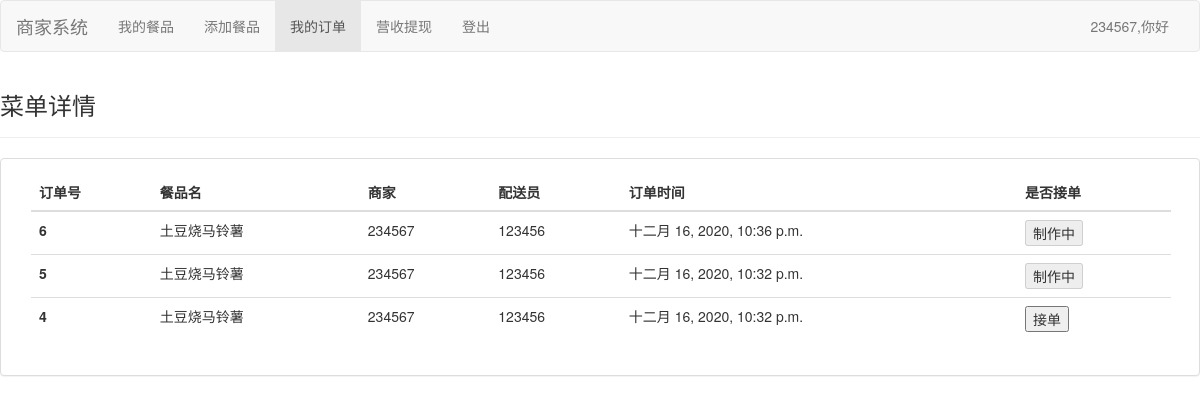
The app's page /MerchantSystem/dealItem/ (signed in), older data.
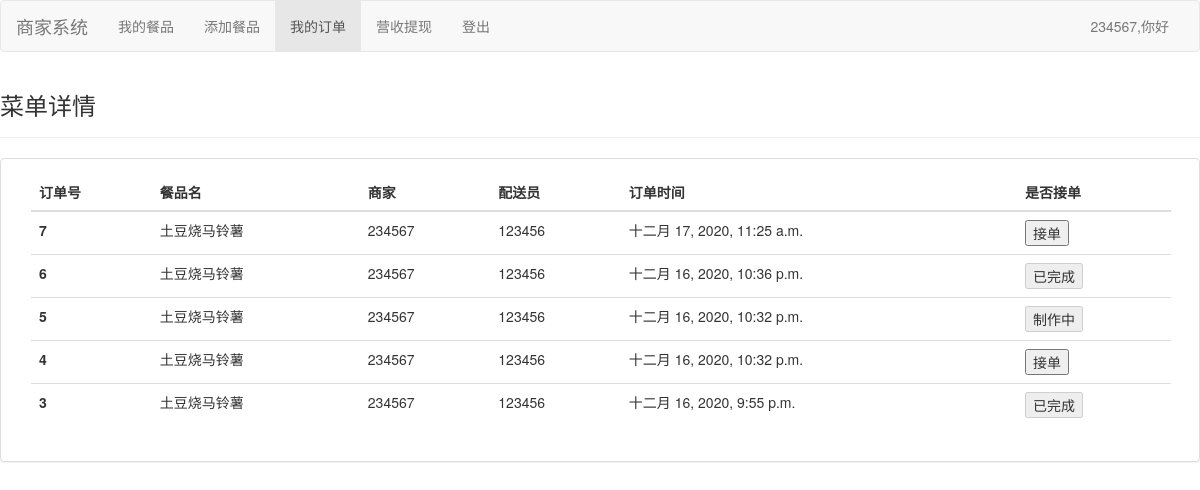
The same page, newer data.
### cmdb/models.py (models this page shows)
class Order(models.Model):
    _choice=[
        ('待支付','顾客已下单，未支付'),
        ('已支付','顾客已下单，已支付'),
        ('制作中','商家已接单'),
        ('配送中','配送员已接餐'),
        ('已完成','顾客已接餐'),
        ('已评价','顾客已接餐'),
    ]
    orderID = models.BigAutoField(primary_key=True,editable=False,verbose_name="订单号")
    createTime = models.DateTimeField(auto_created=True, auto_now=True, auto_now_add=False,verbose_name="生成时间")
    CustomerID = models.ForeignKey(Usr, verbose_name="顾客ID", on_delete=models.SET_NULL,related_name='CustomerID',null=True)
    MerchantID = models.ForeignKey(Usr, verbose_name="商家ID", on_delete=models.SET_NULL,related_name='MerchantID',null=True)
    DispatcherID = models.ForeignKey(Usr, verbose_name="送餐员ID", on_delete=models.SET_NULL,related_name='DispatcherID',null=True)
    itemID = models.ForeignKey(Menu,verbose_name='餐品号',on_delete=models.SET_NULL,null=True)
    stage = models.CharField(choices=_choice,null=False,max_length=20,verbose_name='订单状态')
    commentMerchant = models.TextField(verbose_name="餐品评价")
    commentDispatcher = models.TextField(verbose_name="配送评价")
    class Meta:
        db_table = "Order"
        verbose_name = "订单数据表"
        ordering = ['-orderID']
    pass

class Menu(models.Model):
    ID = models.BigAutoField(primary_key=True,editable=False)
    lastEditTime = models.DateTimeField(auto_now_add=True)
    merchantID = models.ForeignKey(Usr, verbose_name="商家账号", on_delete=models.CASCADE,to_field='ID')
    itemName = models.CharField(max_length=20,verbose_name="餐品名")
    itemText = models.TextField(verbose_name="餐品简介")
    price = models.FloatField(verbose_name="餐品价格")
    picture = models.ImageField(verbose_name='餐品图片',null=True,upload_to='img/')
    class Meta:
        db_table = "Menu"
        verbose_name = "餐品数据表"
        ordering=['-lastEditTime']
    pass

class Usr(models.Model):
    _stage=[
        ('Customer','顾客'),
        ('Merchant','商家'),
        ('Dispacher','送餐员'),
    ]
    ID = models.CharField(primary_key=True,max_length=20,verbose_name="账号")
    password = models.CharField(null=False,max_length=20,verbose_name="密码")
    location = models.CharField(max_length=50,verbose_name="地址")
    phoneNumber = models.CharField(max_length=50,verbose_name="电话号码")
    email = models.EmailField(verbose_name="邮箱")
    stage = models.CharField(choices=_stage,max_length=20,verbose_name="身份")
    lastLoginTime = models.DateTimeField(auto_now_add=True,blank=False,editable=False,verbose_name="最后登录时间")
    class Meta:
        db_table = "Usr"
        verbose_name = "用户数据表"
        ordering = ['-lastLoginTime']
    pass

### MerchantSystem/views.py (the view)
# urls.py: path('dealItem/',views.dealItem_view),
def dealItem_view(request):
    user = Usr.objects.get(ID=request.session['user_id'])
    orders = Order.objects.filter(MerchantID=user).exclude(stage='待支付')
    return render(request, "M/dealItem_view.html",{'orders':orders,'user_id':request.session['user_id']})

### Templates/M/dealItem_view.html
{% extends '../main.html' %} {% block title %} 商家首页 {% endblock title %} {% block brand %}
<a class="navbar-brand" href="/MerchantSystem/">商家系统</a> {% endblock brand %} {% block navigate %}
<li><a href="/MerchantSystem/">我的餐品</a></li>
<li><a href="/MerchantSystem/addDish/">添加餐品</a></li>
<li class="active"><a href="/MerchantSystem/dealItem/">我的订单<span class="sr-only">(current)</span></a></li>
<li><a href="/MerchantSystem/getCash/">营收提现</a></li>
{% endblock navigate %} {% block tableName %}菜单详情 {% endblock tableName %} {% block tableBody %}
<table class="table">
    <thead>
        <tr>
            <th scope="col">订单号</th>
            <th scope="col">餐品名</th>
            <th scope="col">商家</th>
            <th scope="col">配送员</th>
            <th scope="col">订单时间</th>
            <th scope="col">是否接单</th>
        </tr>
    </thead>
    <tbody>
        {% for order in orders %}
        <form action="/MerchantSystem/dealItem/{{order.orderID}}/" method="GET">
            <tr>
                <th scope="row">{{order.orderID|default:"Null"}}</th>
                <td>{{order.itemID.itemName|default:"Null"}}</td>
                <td>{{order.MerchantID.ID|default:"Null"}}</td>
                <td>{{order.CustomerID.ID|default:"Null"}}</td>
                <td>{{order.createTime|default:"Null"}}</td>
                {% if order.stage == "已支付" %}
                <td><button type="submit">接单</button></td>
                {% else %}
                <td><button type="button" disabled="disabled">{{order.stage}}</button></td>
                {% endif %}
            </tr>
    </tbody>
    </form>
    {% empty %}
    <p>暂无数据..</p>
    {% endfor %} {% endblock tableBody %}

Row changes from the older to the newer data that the page shows:
added Order: orderID "7", itemID.itemName "土豆烧马铃薯", MerchantID.ID "234567", CustomerID.ID "123456", createTime "十二月 17, 2020, 11:25 a.m.", stage "接单"
changed Order "十二月 16, 2020, 10:36 p.m.": stage "制作中" → "已完成"
now on this page (row edited): Order: orderID "3", itemID.itemName "土豆烧马铃薯", MerchantID.ID "234567", CustomerID.ID "123456", createTime "十二月 16, 2020, 9:55 p.m.", stage "已完成"
